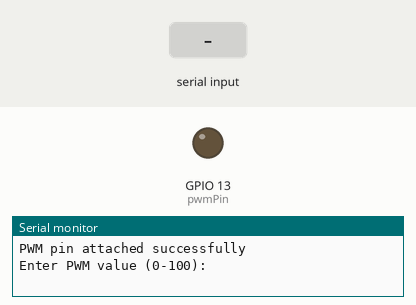
This sketch was run on a simulated ESP32. On the bench: output pins drawn as LEDs (lit = HIGH), the last lines printed to the serial monitor. The inputs (shaded band) are chosen by the test bench.

Above: at 1.2 s.
1.3 s: "90,45\n" received over Serial
At 2.1 s:
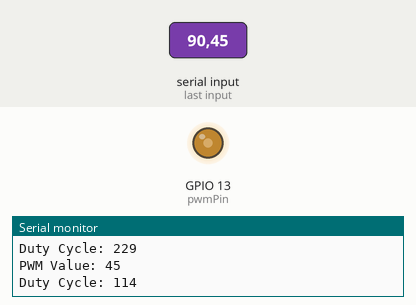
3.8 s: "5\n" received over Serial
At 4.6 s:
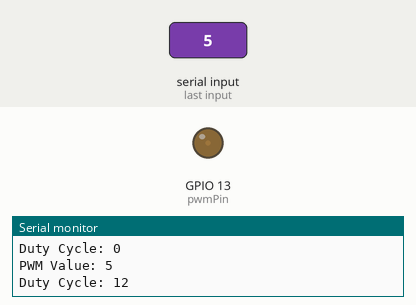
6.3 s: "30,150\n" received over Serial
At 7.1 s:
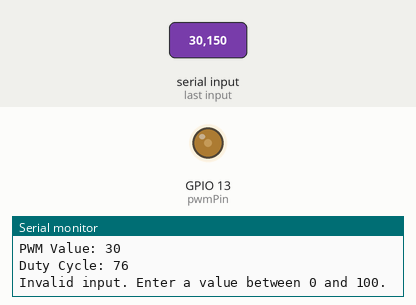
Timing chart, 0 to 9.3 s (numbered marks = the images above; inputs shaded):
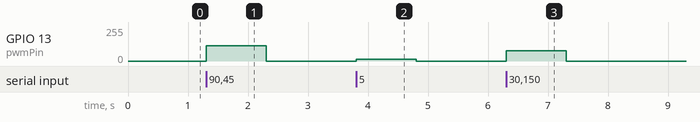

Measured:
- after the input at 1.3 s, GPIO 13 (pwmPin): 0/255 → 114/255 at once, → 0/255 1.0 s later
- after the input at 3.8 s, GPIO 13 (pwmPin): 0/255 → 12/255 at once, → 0/255 1.0 s later
- after the input at 6.3 s, GPIO 13 (pwmPin): 0/255 → 76/255 at once, → 0/255 1.0 s later

The sketch:

fanSpeedControl.ino
```cpp
#include <Arduino.h>
#include "driver/ledc.h"  // Explicitly include LEDC driver

const int pwmPin = 13;  // GPIO pin to control PWM
const int pwmFrequency = 20000;  // 20 kHz frequency
const int pwmResolution = 8; // 8-bit resolution (0-255)
const int pwmChannel = 0;  // PWM channel

void setup() {
  Serial.begin(115200);

  // Configure PWM channel and attach the pin
  if (ledcAttach(pwmPin, pwmFrequency, pwmResolution) == 0) {
    Serial.println("Error attaching PWM pin");
  } else {
    Serial.println("PWM pin attached successfully");
  }

  Serial.println("Enter PWM value (0-100):");
}

void loop() {
  if (Serial.available() > 0) {
    int pwmValue = Serial.parseInt();  // Read the input value

    // Check if the value is within the range
    if (pwmValue >= 0 && pwmValue <= 100) {
      int dutyCycle = map(pwmValue, 0, 100, 0, 255);  // Map 0-100 to 0-255
      ledcWrite(pwmPin, dutyCycle);  // Set PWM duty cycle
      Serial.print("PWM Value: ");
      Serial.println(pwmValue);
      Serial.print("Duty Cycle: ");
      Serial.println(dutyCycle);
    } else {
      Serial.println("Invalid input. Enter a value between 0 and 100.");
    }
  }
}
```
